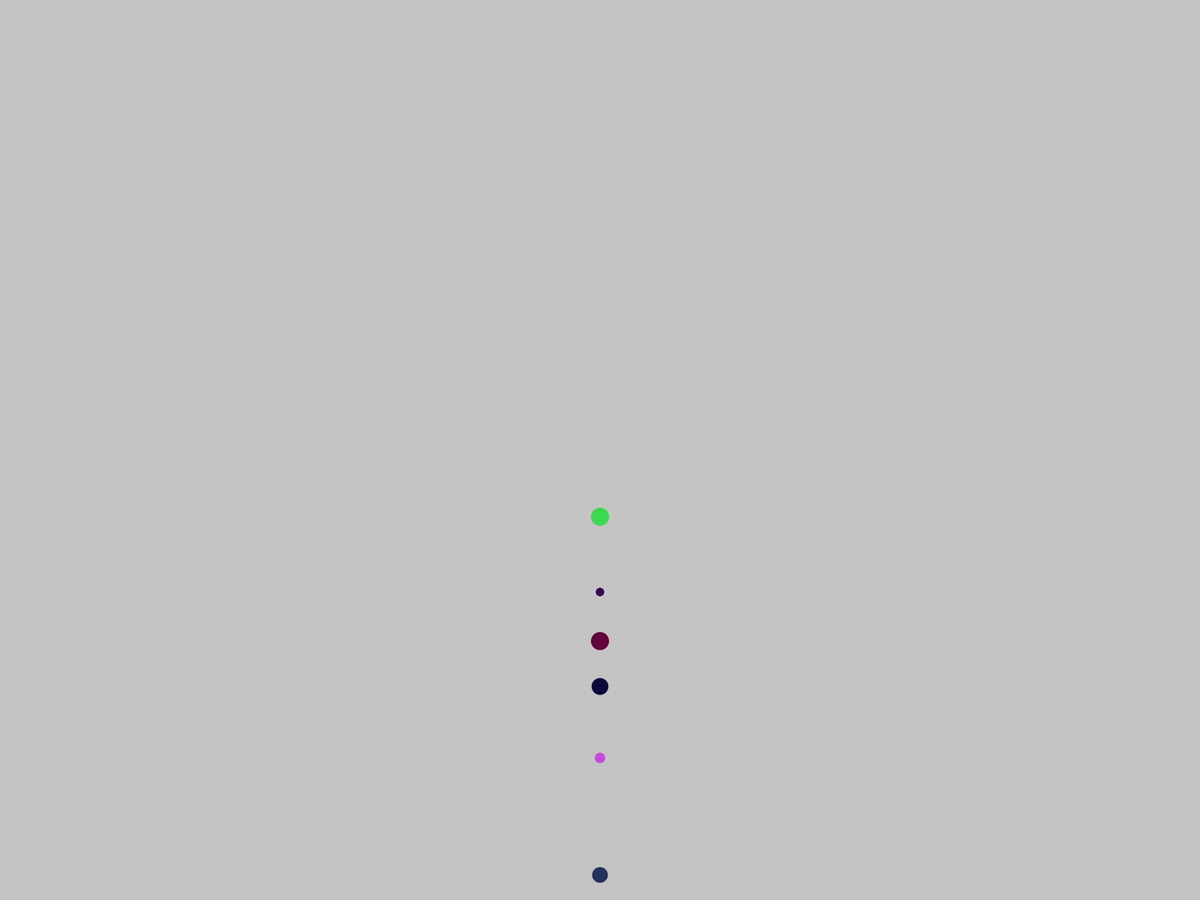
Frame 1 (no input)
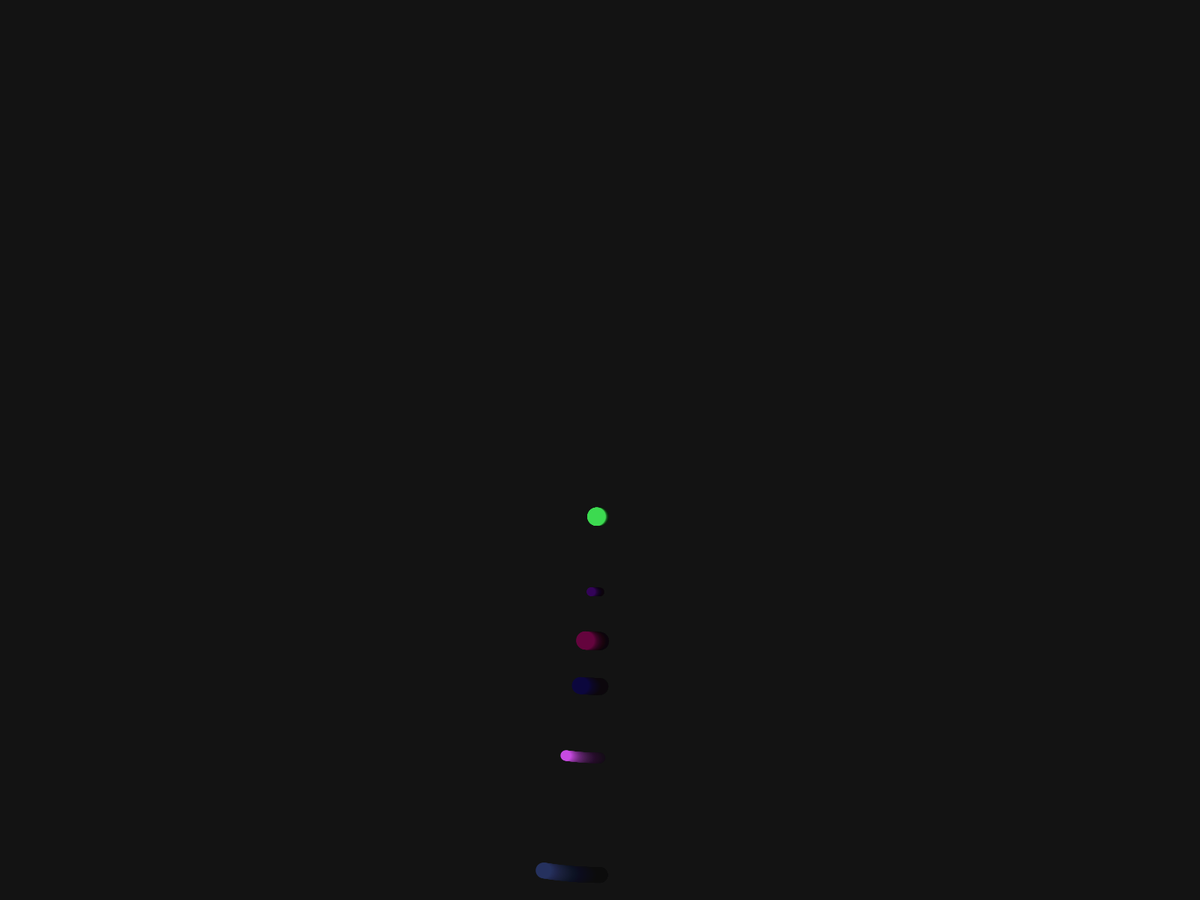
Frame 60 (the mouse pressed at the canvas centre just before this capture)
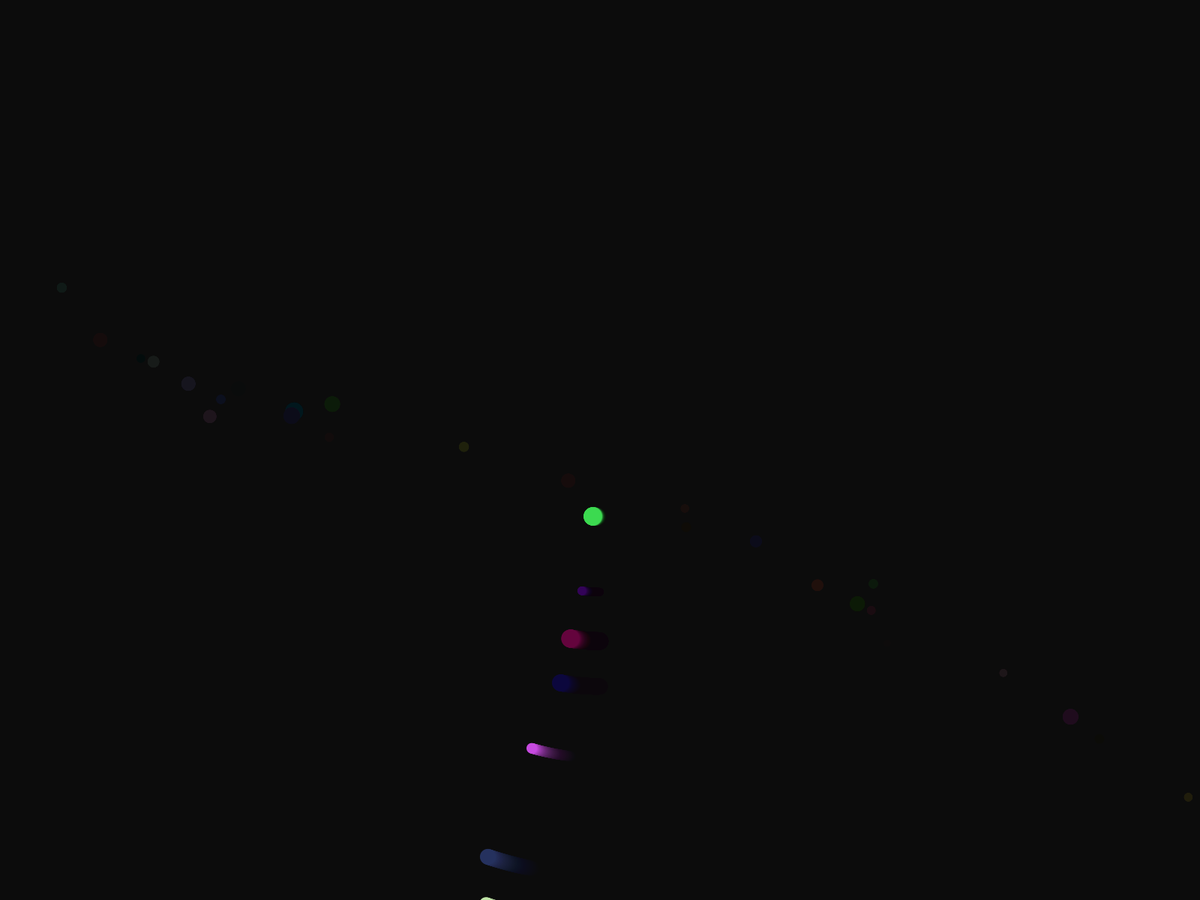
Frame 120 (the mouse held since frame 60 and released just before this capture)

The Processing sketch that drew these frames (run headless with seeded random() and noise(); from frame 60 on, the mouse is pressed at the canvas centre):

// Processing sketch: Code_prac_3_
// ── Code_prac_3_.pde
int _nPlanets = 2500;
float[] _angle = new float[_nPlanets];
float[] _speed = new float[_nPlanets];
float[] _distance = new float[_nPlanets];
float[] _size = new float[_nPlanets];
color[] _color = new color[_nPlanets];
boolean[] _isMoon = new boolean[_nPlanets];

void setup()
{
 fullScreen(); 
 for(int i = 0; i < _nPlanets; i = i + 1)
 {
   _speed[i] = random(-0.18,0.18);
   _angle[i] = 0.0;
   _distance[i] = random(100,400);
   _size[i] = random(20,50);
   _color[i] = color(random(255),random(255), random(255));
   _isMoon[i] = random(-1,1) > 0;
 }
}

void draw()
{
 noStroke();
 fill(0,0,0,10);
 rect(0,0,width,height);
 
 translate(width/2, height/2);
 scale(0.5);
 for(int i = 0; i < _nPlanets; i = i + 1)
 {
  drawPLANET(_angle[i], _distance[i], _size[i], _color[i], _isMoon[i]);
  _angle[i] = _angle[i] + _speed[i];
 }
 
}

void drawPLANET(float angle, float distance, float size, color c, boolean _isMoon) 
{
  if(_isMoon)pushMatrix();
   rotate(radians(angle));
   translate(0,distance);
   fill(c);
   circle(0,0,size);
  if(_isMoon) popMatrix(); 
}
